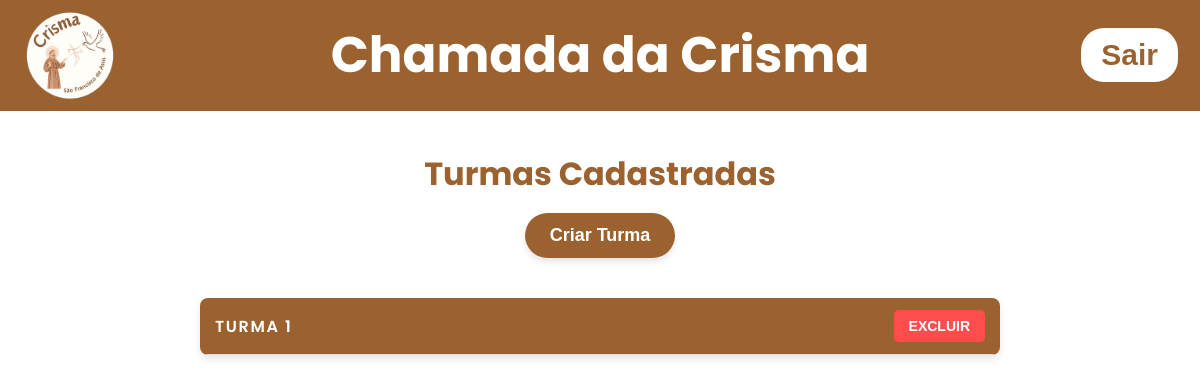
The app's page /listturmas (signed in), older data.
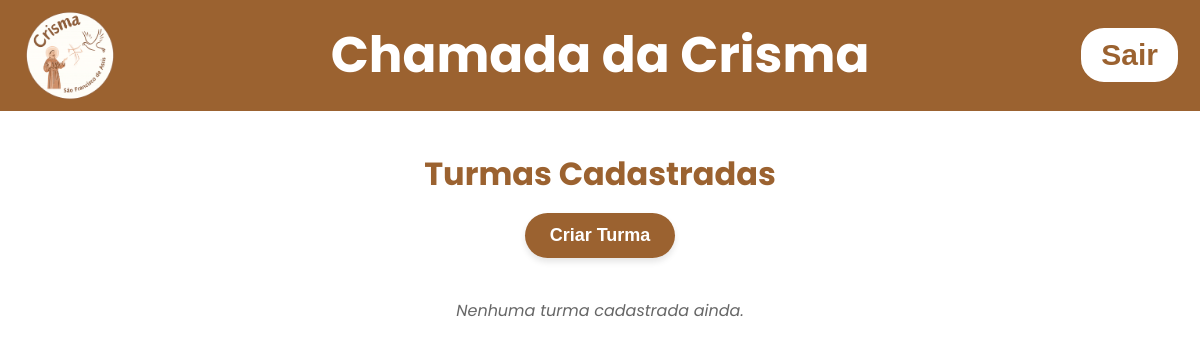
The same page, newer data.
### tables this page shows
CREATE TABLE turmas (
    id INTEGER PRIMARY KEY AUTOINCREMENT,
    turma_name TEXT NOT NULL UNIQUE                            
);

### app.py (the view)
@app.get('/listturmas')
def list_turmas():
    if 'admin' not in session :
        return render_template('index.html')
    msg = request.args.get('msg')
    with get_conn() as conn:
        cur = conn.cursor()
        cur.execute("SELECT id, turma_name FROM turmas ORDER BY turma_name")
        turmas = cur.fetchall()
        cur.execute("SELECT id, name, turma_id FROM crismandos ORDER BY name")
        crismandos = cur.fetchall()
    return render_template('turmas.html', turmas=turmas, msgturmas=msg, crismandos = crismandos)

### app.py (called while the page is built)
def get_conn():
    conn = sqlite3.connect("data/dataBase.db")
    conn.row_factory = sqlite3.Row
    return conn

### templates/turmas.html (shortened to what this page needs)
<!DOCTYPE html>
<html lang="pt-br">
<head>
    <link
      rel="stylesheet"
      href="{{url_for('static', filename='css/styleconfigadmin.css')}}"
    />
    <link
      rel="stylesheet"
      href="{{url_for('static', filename='css/styleturmas.css')}}"
    />
</head>
<body>
<header>
      <div class="header-left">
        <img
          src="{{url_for('static', filename='images/logocrismamaior.png')}}"
          alt="Logo da crisma"
          class="logo"
        />
        <h1 class="title-center" onclick="window.location.href='/homepage'" >Chamada da Crisma</h1>
      </div>
      <form action="{{url_for('logout_user')}}" method="post">
        <button class="button-logout">Sair</button>
      </form>
    </header>
<main>
    <div class="container-principal">
            <h2>Turmas Cadastradas</h2>
            <button onclick="OpenModalTurmas()">Criar Turma</button>
            {% if turmas %}
{% for turma in turmas %}
    <table class="tabela-turmas">
        <thead>
            <tr>
                <th>{{turma.turma_name}}</th>
                <th>
                        <button type="button" onclick="OpenModalConfirmation()" id="openmodalconfirmation">EXCLUIR</button>
                </th>
            </tr>
        </thead>
    </table>
{% endfor %}
            {% else %}
                <p>Nenhuma turma cadastrada ainda.</p>
            {% endif %}
</main>
</body>
</html>

### static/css/styleconfigadmin.css (style rules this page uses)
body { margin: 50px 0px; background-color: #ffffff; font-family: 'Poppins', sans-serif; padding-top: 80px; }
* { margin: 0; padding: 0; box-sizing: border-box; }
:root { --marrom-logo: #9B6230; }
header { background-color: var(--marrom-logo); color: white; padding: 10px 20px; display: flex; align-items: center; justify-content: space-between; position: fixed; top: 0; left: 0; right: 0; z-index: 1000; }
.header-left { display: flex; align-items: center; }
.header-left img { width: 100px; height: auto; margin-bottom: 0; }
.title-center { position: absolute; left: 50%; transform: translateX(-50%); font-size: 50px; font-weight: bold; background: none; border: none; color: white; cursor: pointer; }
.button-logout { background-color: white; color: var(--marrom-logo); border-radius: 25px; padding: 10px 20px; border-style: solid; border-color: #9B6230; font-size: 30px; font-weight: 600; }
.container-principal { margin-top: 20px; display: flex; flex-direction: column; justify-content: center; align-items: center; font-family: 'Poppins', sans-serif; }
.container-principal h2 { color: var(--marrom-logo); margin-bottom: 15px; font-size: 2em; font-weight: 700; }
.container-principal p { color: #666; font-style: italic; margin-top: 20px; }

### static/css/styleturmas.css (style rules this page uses)
.container-principal > button { background-color: var(--marrom-logo); color: white; border: none; border-radius: 25px; padding: 12px 25px; font-size: 18px; font-weight: 600; cursor: pointer; margin-bottom: 20px; transition: background-color 0.3s, transform 0.3s; box-shadow: 0 4px 6px rgba(0, 0, 0, 0.1); }

Row changes from the older to the newer data that the page shows:
removed turmas: turma_name "TURMA 1"
Text that changed along with them:
text now shown: "Nenhuma turma cadastrada ainda."
